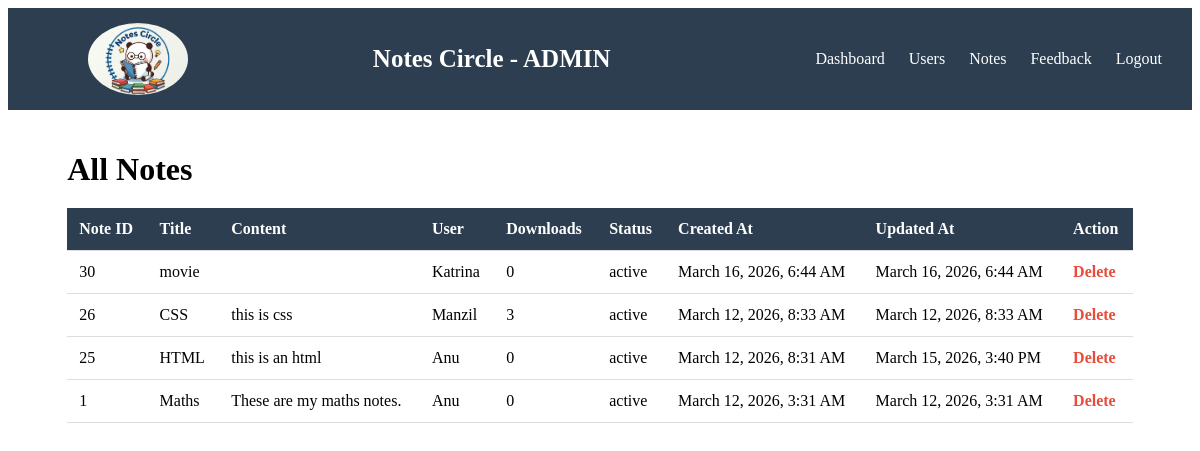
/notescircle/admin/view_notes.php (signed in), run on the app's committed database.
### tables this page shows
CREATE TABLE `notes` (
  `note_id` int(11) NOT NULL,
  `user_id` int(11) NOT NULL,
  `title` varchar(255) NOT NULL,
  `content` text NOT NULL,
  `created_at` timestamp NOT NULL DEFAULT current_timestamp(),
  `updated_at` timestamp NOT NULL DEFAULT current_timestamp(),
  `file_name` varchar(255) DEFAULT NULL,
  `category` varchar(100) NOT NULL,
  `cover_image` varchar(255) DEFAULT NULL,
  `tags` varchar(255) DEFAULT NULL,
  `downloads` int(11) DEFAULT 0,
  `status` varchar(20) DEFAULT 'active'
);

CREATE TABLE `users` (
  `id` int(11) NOT NULL,
  `name` varchar(100) NOT NULL,
  `email` varchar(100) NOT NULL,
  `password` varchar(255) NOT NULL,
  `created_at` timestamp NOT NULL DEFAULT current_timestamp() ON UPDATE current_timestamp(),
  `profile_photo` varchar(255) DEFAULT NULL
);

### notescircle/admin/view_notes.php (the view, shortened to what this page needs)
<?php
include("../config/db.php");
$sql = "SELECT notes.note_id, notes.title, notes.content, notes.created_at,
        notes.updated_at, notes.downloads, notes.status, users.name
        FROM notes
        JOIN users ON notes.user_id = users.id
        ORDER BY notes.created_at DESC";
$result = mysqli_query($conn, $sql);
?>
<!DOCTYPE html>
<html>
<head>
    <link rel="stylesheet" href="../css/admin.css">
</head>
<body>
    <div class="topbar">
        <img src="../uploads/logo.jpeg" class="logo">
        <div class="logo-name">
            Notes Circle - ADMIN
        </div>
        <div class="nav-links">
            <a href="admin_dashboard.php">Dashboard</a>
            <a href="view_users.php">Users</a>
            <a href="view_notes.php">Notes</a>
            <a href="view_feedback.php">Feedback</a>
            <a href="admin_logout.php" class="logout">Logout</a>
        </div>
    </div>
    <div class="container">
        <h1 class="page-title">All Notes</h1>
        <div class="table-section">
            <table class="dashboard-table">
                <tr>
                    <th>Note ID</th>
                    <th>Title</th>
                    <th>Content</th>
                    <th>User</th>
                    <th>Downloads</th>
                    <th>Status</th>
                    <th>Created At</th>
                    <th>Updated At</th>
                    <th>Action</th>
                </tr>
                <?php
                if (mysqli_num_rows($result) > 0) {
                    while ($row = mysqli_fetch_assoc($result)) {
                        ?>
                        <tr>
                            <td><?php echo $row['note_id']; ?></td>
                            <td><?php echo htmlspecialchars($row['title']); ?></td>
                            <td>
                                <?php echo nl2br(htmlspecialchars($row['content'])); ?>
                            </td>
                            <td>
                                <?php echo htmlspecialchars($row['name']); ?>
                            </td>
                            <td>
                                <?php echo $row['downloads']; ?>
                            </td>
                            <td>
                                <?php echo $row['status']; ?>
                            </td>
                           <td><?php echo date('F j, Y, g:i A', strtotime($row['created_at'])); ?></td>
                            <td><?php echo date('F j, Y, g:i A', strtotime($row['updated_at'])); ?></td>
                            <td>
                                <a href="delete_note.php?note_id=<?php echo $row['note_id']; ?>"
                                    onclick="return confirm('Are you sure you want to delete this note?')">
                                    Delete
                                </a>
                            </td>
                        </tr>
                        <?php
                    }
                } else {
                    echo "<tr><td colspan='9'>No notes found</td></tr>";
                }
                ?>
            </table>
        </div>
    </div>
</body>
</html>

### notescircle/css/admin.css (style rules this page uses)
.topbar { display:flex; justify-content:space-between; align-items:center; background:#2c3e50; color:white; padding:15px 30px; }
.logo-name { font-size:25px; font-weight:bold; }
.nav-links a { color:white; margin-left:20px; text-decoration:none; font-weight:500; }
.logout { color:#ff7675; }
.container { width:90%; margin:auto; padding:20px; }
.page-title { margin-bottom:20px; }
.table-section { margin-bottom:40px; }
.dashboard-table { width:100%; border-collapse:collapse; background:white; }
.dashboard-table th, .dashboard-table td { padding:12px; border-bottom:1px solid #ddd; text-align:left; }
.dashboard-table th { background:#2c3e50; color:white; }
.logo { width: 100px; border-radius: 50%; margin-left: 50px }
.dashboard-table a { color:#e74c3c; font-weight:bold; text-decoration:none; }
.dashboard-table td:nth-child(3) { max-width:300px; overflow:auto; }
.dashboard-table td:nth-child(5) { max-width:300px; overflow:auto; }

### data on the page
notes: note_id "30", title "movie", user.name "Katrina", downloads "0", status "active", created_at "March 16, 2026, 6:44 AM", updated_at "March 16, 2026, 6:44 AM"
notes: note_id "26", title "CSS", content "this is css", user.name "Manzil", downloads "3", status "active", created_at "March 12, 2026, 8:33 AM", updated_at "March 12, 2026, 8:33 AM"
notes: note_id "25", title "HTML", content "this is an html", user.name "Anu", downloads "0", status "active", created_at "March 12, 2026, 8:31 AM", updated_at "March 15, 2026, 3:40 PM"
notes: note_id "1", title "Maths", content "These are my maths notes.", user.name "Anu", downloads "0", status "active", created_at "March 12, 2026, 3:31 AM", updated_at "March 12, 2026, 3:31 AM"
